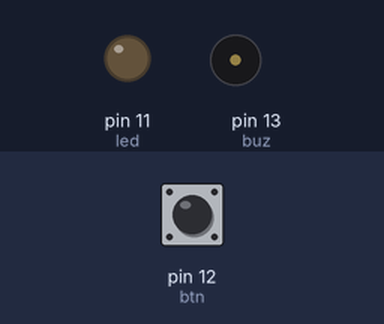
Bench run of a sketch on a simulated Arduino Uno, built with avr-gcc and run on an emulated ATmega328P. Shown: output pins drawn as LEDs (lit = HIGH), buzzer (waves = sounding). The inputs (shaded band) are chosen by the test bench; at power-on: pin 12 (btn) HIGH.

Above: at 1.2 s.
1.3 s: pin 12 (btn) pulled LOW for 0.15 s
At 1.37 s:
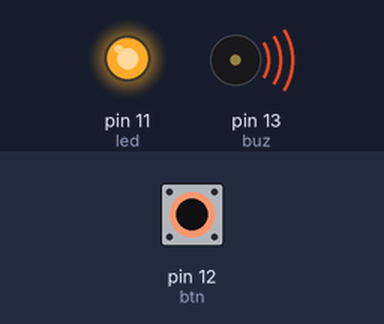
2.9 s: pin 12 (btn) pulled LOW for 3.2 s
At 7.0 s:
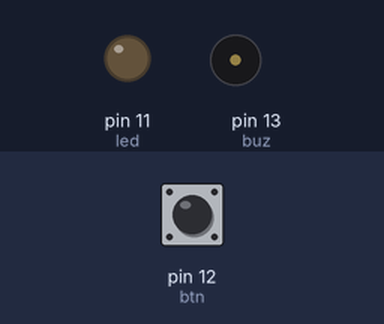
Timing chart, 0 to 8.5 s (numbered marks = the images above; inputs shaded):
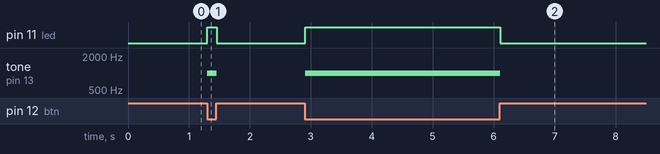

The sketch:

cigarra.ino
```cpp
const int buz = 13;
const int btn = 12;
const int led = 11;

void setup() {
  // put your setup code here, to run once:
pinMode(buz, OUTPUT);
pinMode(btn, INPUT_PULLUP);
pinMode(led, OUTPUT);
}

void loop() {
  // put your main code here, to run repeatedly:

bool estado = digitalRead(btn);

if (digitalRead(btn)==LOW){
  tone(buz, 1000);
  digitalWrite(led, HIGH);
} else {
  noTone(buz);
  digitalWrite(led, LOW);
}

delay(10);


}
```

Measured:
- after the input at 1.3 s, pin 11 (led): LOW → HIGH at once, → LOW 0.15 s later; tone on pin 13 (buz): silent → 1000 Hz at once, → silent 0.15 s later
- after the input at 2.9 s, pin 11 (led): LOW → HIGH at once, → LOW 3.2 s later; tone on pin 13 (buz): silent → 1000 Hz at once, → silent 3.2 s later
